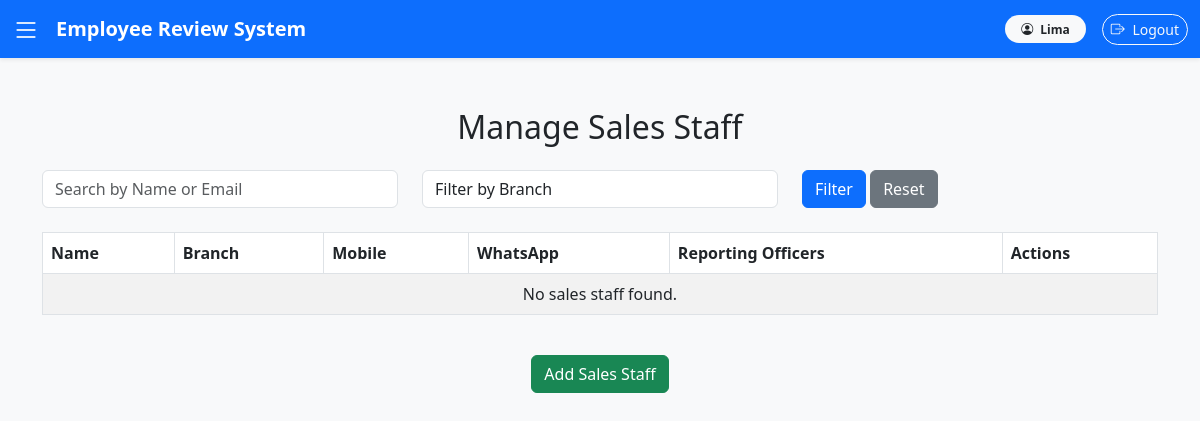
Before: /sales/ (signed in) with the older database file.
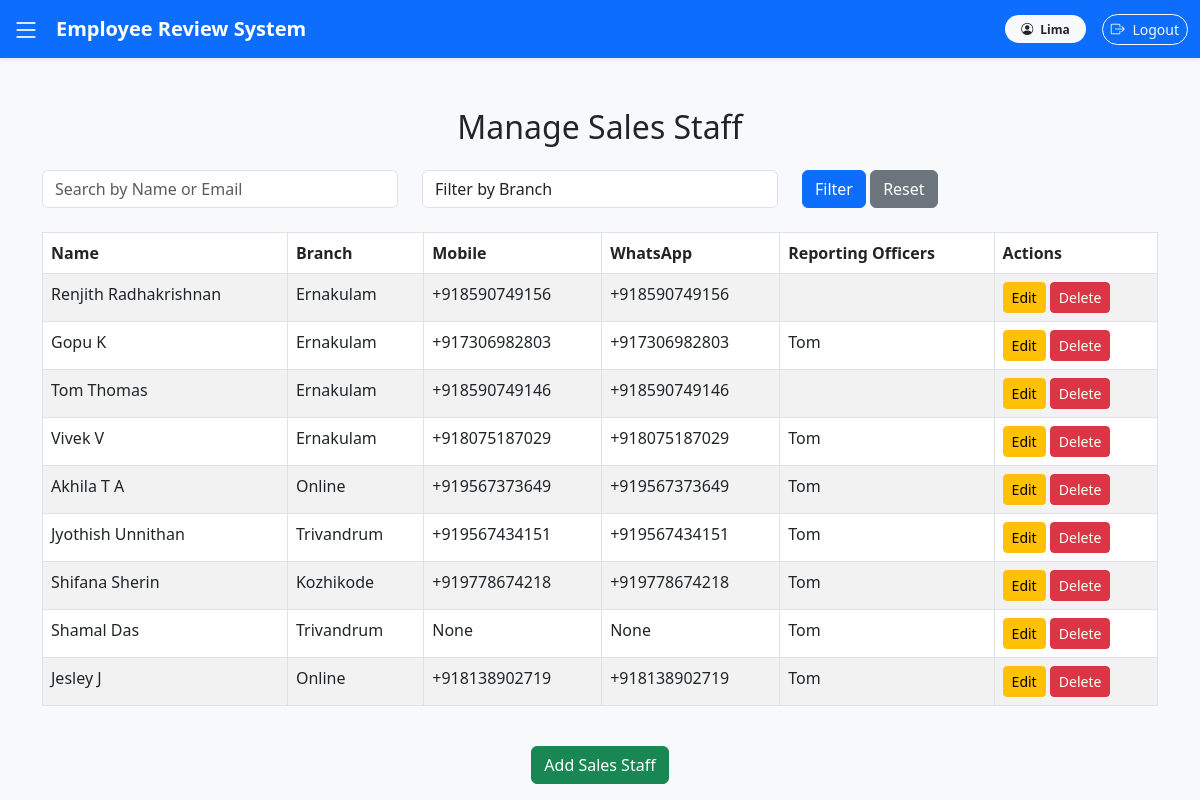
After: the same page with the newer database file.
### settings_app/models.py (models this page shows, shortened)
class Master(models.Model):
    created_date = models.DateTimeField(auto_now_add=True)
    isactive = models.BooleanField(default=True,verbose_name="Active")
    created_user = models.ForeignKey(User, null=True, blank=True, on_delete=models.CASCADE)
    class Meta:
        abstract = True
        ordering = ['-isactive']

class SalesProfile(Master):
    user = models.OneToOneField(User, on_delete=models.CASCADE, related_name="sales_user")
    branch = models.ForeignKey(Branch, on_delete=models.CASCADE)
    mobile_no = PhoneNumberField(null=True, blank=True, region='IN')  # 'IN' for India
    whatsapp_no = PhoneNumberField(null=True, blank=True, region='IN')
    reporting_officers = models.ManyToManyField(
        User,
        blank=True,
        related_name="sales_reporting_officers",
        help_text="Select reporting officers (Sales or Managers only)"
    )

class Branch(Master):
    name = models.CharField(max_length=100, unique=True)

### settings_app/views.py (the view)
# urls.py: path('sales/', views.sales_list, name='sales_list'),
@login_required
def sales_list(request):
    from settings_app.models import SalesProfile
    search_query = request.GET.get('search', '')
    branch_filter = request.GET.get('branch', '')
    sales = SalesProfile.objects.all()
    branches = Branch.objects.all()
    if search_query:
        sales = sales.filter(user__first_name__icontains=search_query) | sales.filter(user__email__icontains=search_query)
    if branch_filter:
        sales = sales.filter(branch__id=branch_filter)
    return render(request, 'settings_app/sales_list.html', {'sales': sales, 'branches': branches})

### settings_app/templates/settings_app/sales_list.html (shortened to what this page needs)
{% extends 'base.html' %}
{% block content %}
<div class="container mt-5">
    <h2 class="text-center mb-4">Manage Sales Staff</h2>
    <form method="GET" class="mb-4">
        <div class="row">
            <div class="col-md-4">
                <input type="text" name="search" class="form-control" placeholder="Search by Name or Email" value="{{ request.GET.search }}">
            </div>
            <div class="col-md-4">
                <select name="branch" class="form-control">
                    <option value="">Filter by Branch</option>
                </select>
            </div>
            <div class="col-md-4">
                <button type="submit" class="btn btn-primary">Filter</button>
                <a href="{% url 'sales_list' %}" class="btn btn-secondary">Reset</a>
            </div>
        </div>
    </form>
    <div class="table-responsive">
        <table class="table table-bordered table-striped">
            <thead class="thead-dark">
                <tr>
                    <th>Name</th>
                    <th>Branch</th>
                    <th>Mobile</th>
                    <th>WhatsApp</th>
                    <th>Reporting Officers</th>
                    <th>Actions</th>
                </tr>
            </thead>
            <tbody>
                {% for s in sales %}
                <tr>
                    <td>{{ s.user.get_full_name }}</td>
                    <td>{{ s.branch.name }}</td>
                    <td>{{ s.mobile_no }}</td>
                    <td>{{ s.whatsapp_no }}</td>
                    <td>
                        {% for ro in s.reporting_officers.all %}
                            {{ ro.username }}{% if not forloop.last %}, {% endif %}
                        {% endfor %}
                    </td>
                    <td>
                        <a href="{% url 'edit_sales' s.id %}" class="btn btn-warning btn-sm">Edit</a>
                        <a href="{% url 'delete_sales' s.id %}" class="btn btn-danger btn-sm" onclick="return confirm('Are you sure you want to delete this sales staff?');">Delete</a>
                    </td>
                </tr>
                {% empty %}
                <tr>
                    <td colspan="6" class="text-center">No sales staff found.</td>
                </tr>
                {% endfor %}
            </tbody>
        </table>
    </div>
    <div class="text-center mt-4">
        <a href="{% url 'add_sales' %}" class="btn btn-success">Add Sales Staff</a>
    </div>
</div>
{% endblock %}

### templates/base.html (shortened to what this page needs)
<!DOCTYPE html>
<html lang="en">
<head>
    <link rel="stylesheet" href="https://cdn.jsdelivr.net/npm/bootstrap@5.3.0/dist/css/bootstrap.min.css">
    <link rel="stylesheet" href="https://cdn.jsdelivr.net/npm/bootstrap-icons@1.11.3/font/bootstrap-icons.css">
</head>
<body>
    <nav class="navbar navbar-expand-lg navbar-dark bg-primary fixed-top shadow-sm">
        <div class="container-fluid">
            <span class="sidebar-toggle text-white me-3" id="sidebarToggle">
                <i class="bi bi-list fs-3"></i>
            </span>
            <a class="navbar-brand fw-bold" href="/">Employee Review System</a>
            <div class="d-flex ms-auto align-items-center">
                {% if user.is_authenticated %}
                <span class="badge bg-light text-dark me-3 px-3 py-2 rounded-pill">
                    <i class="bi bi-person-circle me-1"></i> {{ user.username }}
                </span>
                <form action="{% url 'logout' %}" method="post" class="d-inline">
                    <button type="submit" class="btn btn-outline-light btn-sm rounded-pill">
                        <i class="bi bi-box-arrow-right me-1"></i> Logout
                    </button>
                </form>
                {% else %}
                <a href="{% url 'login' %}" class="btn btn-light text-primary btn-sm rounded-pill">
                    <i class="bi bi-box-arrow-in-right me-1"></i> Login
                </a>
                {% endif %}
            </div>
        </div>
    </nav>
    <main class="content-container" id="mainContent">
        {% block content %}{% endblock %}
    </main>
</body>
</html>

Changed rows visible on the page:
added SalesProfile: user.get_full_name "Renjith Radhakrishnan", branch.name "Ernakulam", mobile_no "+918590749156", whatsapp_no "+918590749156"
added SalesProfile: user.get_full_name "Gopu K", branch.name "Ernakulam", mobile_no "+917306982803", whatsapp_no "+917306982803"
added SalesProfile: user.get_full_name "Tom Thomas", branch.name "Ernakulam", mobile_no "+918590749146", whatsapp_no "+918590749146"
added SalesProfile: user.get_full_name "Vivek V", branch.name "Ernakulam", mobile_no "+918075187029", whatsapp_no "+918075187029"
added SalesProfile: user.get_full_name "Akhila T A", branch.name "Online", mobile_no "+919567373649", whatsapp_no "+919567373649"
added SalesProfile: user.get_full_name "Jyothish Unnithan", branch.name "Trivandrum", mobile_no "+919567434151", whatsapp_no "+919567434151"
added SalesProfile: user.get_full_name "Shifana Sherin", branch.name "Kozhikode", mobile_no "+919778674218", whatsapp_no "+919778674218"
added SalesProfile: user.get_full_name "Shamal Das", branch.name "Trivandrum", mobile_no "None", whatsapp_no "None"
added SalesProfile: user.get_full_name "Jesley J", branch.name "Online", mobile_no "+918138902719", whatsapp_no "+918138902719"
Other visible differences:
text no longer shown: "No sales staff found."
